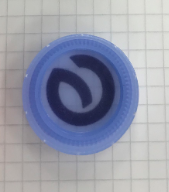
#> input picture pro_con_rec/Test/pros/f378.png, 169 x 192 px
$ python -i predict.py   (imports and definitions only)
#> lines starting #> are read from the running program, lines starting #| are printed output that depends on the picture
import joblib
import cv2
import numpy as np
import os


sift=cv2.xfeatures2d.SIFT_create()
# [2 lines not run here, left out]

def predict(img):
    # pre-process
    gray= img
    gray=cv2.resize(gray, (400, 400), interpolation=cv2.INTER_AREA)
    gray=cv2.equalizeHist(gray)
    keypoints, des=sift.detectAndCompute(gray, None)

    # predict
    img_clustered_word = knn.predict(des)
    img_bow_hist = np.array(np.bincount(img_clustered_word, minlength=252))
    X = img_bow_hist

    pred = svm.predict([X])
    return pred


# [16 lines not run here, left out]

>>> import cv2
>>> picture = cv2.imread('../pro_con_rec/Test/pros/f378.png', cv2.IMREAD_GRAYSCALE)
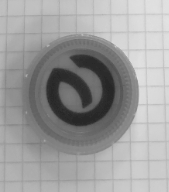
#> picture: shape (192, 169); min 34, max 228, mean 156.5
>>> result = predict(picture)
#> in predict, `gray=cv2.resize(gray, (400, 400), interpolation=cv2.INTER_AREA)`:
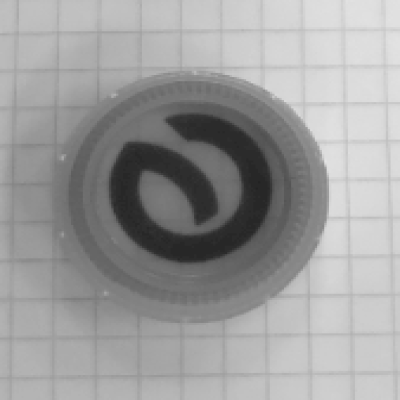
#> gray: shape (400, 400); min 34, max 228, mean 156.4
#> in predict, `gray=cv2.equalizeHist(gray)`:
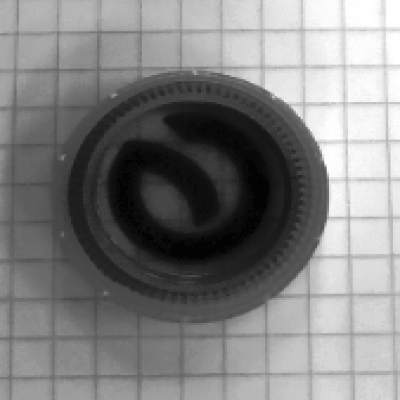
#> gray: shape (400, 400); min 0, max 255, mean 128.5
#> in predict, `keypoints, des=sift.detectAndCompute(gray, None)`: keypoints = 146 keypoints; strongest (x, y, size): (332, 160, 15.4), (332, 238, 17.7), (323, 127, 22.7), (281, 88, 19.6)
#> (the run stopped early here; a loop or call above may not have finished)

$ run again, on pro_con_rec/Test/pros/f382.png
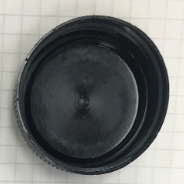
#> input picture pro_con_rec/Test/pros/f382.png, 184 x 184 px
#> in predict, `gray=cv2.equalizeHist(gray)`:
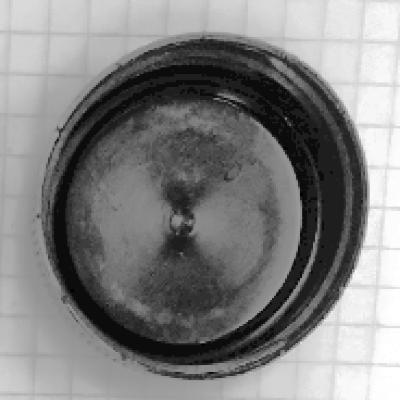
#> gray: shape (400, 400); min 0, max 255, mean 129.4
#> keypoints = 317 keypoints; strongest (x, y, size): (311, 260, 4.3), (317, 237, 3.5), (277, 354, 4.7), (287, 348, 5)

$ run again, on pro_con_rec/Test/pros/f383.png
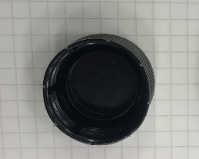
#> input picture pro_con_rec/Test/pros/f383.png, 199 x 159 px
#> in predict, `gray=cv2.resize(gray, (400, 400), interpolation=cv2.INTER_AREA)`:
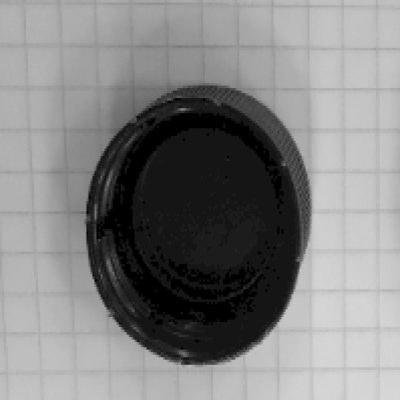
#> gray: shape (400, 400); min 0, max 215, mean 130.2
#> in predict, `gray=cv2.equalizeHist(gray)`:
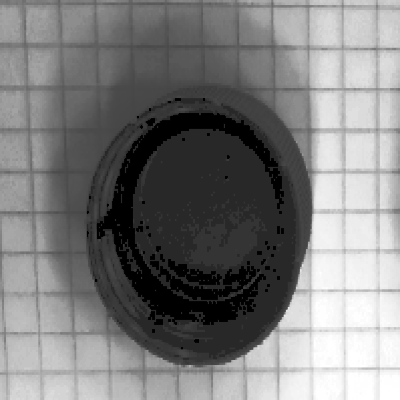
#> gray: shape (400, 400); min 0, max 255, mean 124.7
#> keypoints = 559 keypoints; strongest (x, y, size): (323, 231, 20.3), (324, 193, 19.5), (96, 280, 1.9), (283, 323, 7.1)

$ run again, on pro_con_rec/Test/pros/f384.png
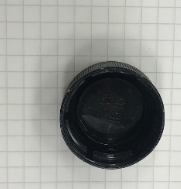
#> input picture pro_con_rec/Test/pros/f384.png, 181 x 189 px
#> in predict, `gray=cv2.resize(gray, (400, 400), interpolation=cv2.INTER_AREA)`:
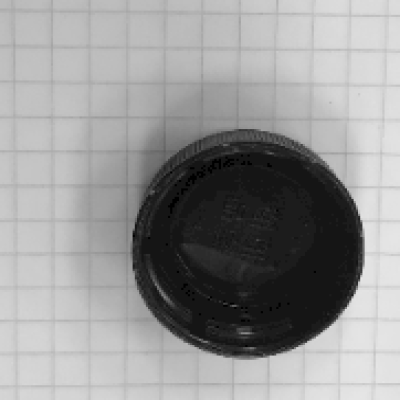
#> gray: shape (400, 400); min 0, max 230, mean 149.4
#> in predict, `gray=cv2.equalizeHist(gray)`:
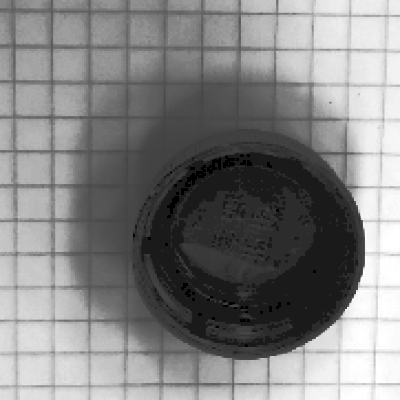
#> gray: shape (400, 400); min 0, max 255, mean 129.9
#> keypoints = 578 keypoints; strongest (x, y, size): (309, 287, 66.7), (365, 225, 3.3), (362, 278, 2.1), (362, 218, 2.7)
